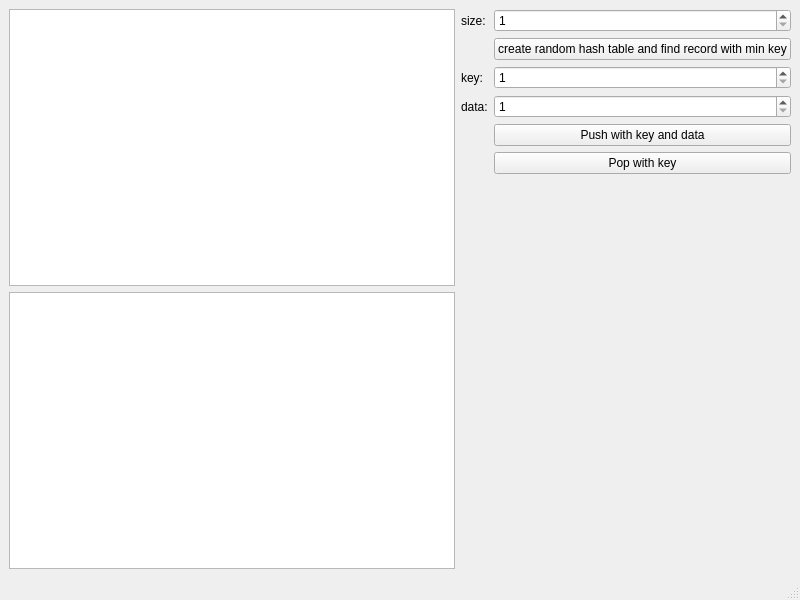
<?xml version="1.0" encoding="UTF-8"?>
<ui version="4.0">
 <class>MainWindow</class>
 <widget class="QMainWindow" name="MainWindow">
  <property name="geometry">
   <rect>
    <x>0</x>
    <y>0</y>
    <width>800</width>
    <height>600</height>
   </rect>
  </property>
  <property name="windowTitle">
   <string>MainWindow</string>
  </property>
  <widget class="QWidget" name="centralwidget">
   <layout class="QGridLayout" name="gridLayout_2">
    <item row="0" column="0">
     <layout class="QGridLayout" name="gridLayout">
      <item row="0" column="0">
       <widget class="QTextEdit" name="textEdit">
        <property name="readOnly">
         <bool>true</bool>
        </property>
       </widget>
      </item>
      <item row="1" column="0">
       <widget class="QTextEdit" name="lineEdit">
        <property name="readOnly">
         <bool>true</bool>
        </property>
       </widget>
      </item>
      <item row="0" column="1">
       <layout class="QFormLayout" name="formLayout">
        <item row="0" column="0">
         <widget class="QLabel" name="label">
          <property name="text">
           <string>size:</string>
          </property>
         </widget>
        </item>
        <item row="0" column="1">
         <widget class="QSpinBox" name="spinBox">
          <property name="minimum">
           <number>1</number>
          </property>
         </widget>
        </item>
        <item row="1" column="1">
         <widget class="QPushButton" name="pushButton_create">
          <property name="text">
           <string>create random hash table and find record with min key</string>
          </property>
         </widget>
        </item>
        <item row="2" column="1">
         <widget class="QSpinBox" name="spinBox_key">
          <property name="minimum">
           <number>1</number>
          </property>
         </widget>
        </item>
        <item row="2" column="0">
         <widget class="QLabel" name="label_2">
          <property name="text">
           <string>key:</string>
          </property>
         </widget>
        </item>
        <item row="3" column="1">
         <widget class="QSpinBox" name="spinBox_data">
          <property name="minimum">
           <number>1</number>
          </property>
         </widget>
        </item>
        <item row="3" column="0">
         <widget class="QLabel" name="label_3">
          <property name="text">
           <string>data:</string>
          </property>
         </widget>
        </item>
        <item row="4" column="1">
         <widget class="QPushButton" name="pushButton">
          <property name="text">
           <string>Push with key and data</string>
          </property>
         </widget>
        </item>
        <item row="5" column="1">
         <widget class="QPushButton" name="pushButton_2">
          <property name="text">
           <string>Pop with key</string>
          </property>
         </widget>
        </item>
       </layout>
      </item>
     </layout>
    </item>
   </layout>
  </widget>
  <widget class="QMenuBar" name="menubar">
   <property name="geometry">
    <rect>
     <x>0</x>
     <y>0</y>
     <width>800</width>
     <height>22</height>
    </rect>
   </property>
  </widget>
  <widget class="QStatusBar" name="statusbar"/>
 </widget>
 <resources/>
 <connections/>
</ui>
